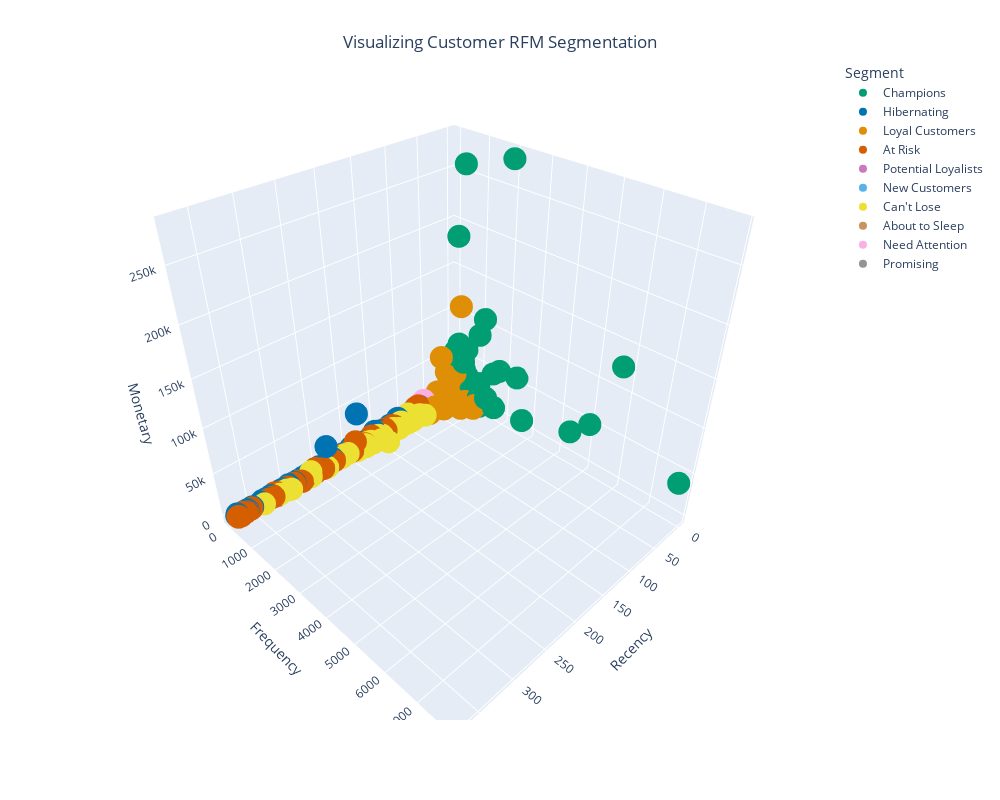

Notebook code for this chart:
### Code cell
fig = px.scatter_3d(rfm_df, 
                    x='Recency',
                    y='Frequency', 
                    z='Monetary', 
                    color='Segment', 
                    color_discrete_map=segment_color_mapping)

# change the size of the figure
fig.update_layout(
    autosize=True,
    width=1000,
    height=800,
    # margin=dict(l=0, r=0, b=0, t=0),
)

# change the title of the figure
fig.update_layout(
    title={
        'text': 'Visualizing Customer RFM Segmentation',
        'y':0.955,
        'x':0.5,
        'xanchor': 'center',
        'yanchor': 'top'
        }
        )

fig.show()

# Export the plot
fig.write_html("../reports/plots/rfm_segmentation_3d.html")

# save the plot in png format
fig.write_image("../reports/plots/rfm_segmentation_3d.png")

### Figure 1 — Plotly figure (JSON) as saved in the notebook; plotly's stock layout.template omitted (floating-point values rounded to 4 significant figures; data arrays with more than 128 entries replaced by an {"elided": "..."} marker saying what was removed)
{"data": [{"hovertemplate": "Segment=Champions<br>Recency=%{x}<br>Frequency=%{y}<br>Monetary=%{z}<extra></extra>", "legendgroup": "Champions", "marker": {"color": "#029e73", "symbol": "circle"}, "mode": "markers", "name": "Champions", "scene": "scene", "showlegend": true, "type": "scatter3d", "x": {"elided": "614 int values"}, "y": {"elided": "614 int values"}, "z": {"elided": "614 float values"}}, {"hovertemplate": "Segment=Hibernating<br>Recency=%{x}<br>Frequency=%{y}<br>Monetary=%{z}<extra></extra>", "legendgroup": "Hibernating", "marker": {"color": "#0173b2", "symbol": "circle"}, "mode": "markers", "name": "Hibernating", "scene": "scene", "showlegend": true, "type": "scatter3d", "x": {"elided": "1071 int values"}, "y": {"elided": "1071 int values"}, "z": {"elided": "1071 float values"}}, {"hovertemplate": "Segment=Loyal Customers<br>Recency=%{x}<br>Frequency=%{y}<br>Monetary=%{z}<extra></extra>", "legendgroup": "Loyal Customers", "marker": {"color": "#de8f05", "symbol": "circle"}, "mode": "markers", "name": "Loyal Customers", "scene": "scene", "showlegend": true, "type": "scatter3d", "x": {"elided": "809 int values"}, "y": {"elided": "809 int values"}, "z": {"elided": "809 float values"}}, {"hovertemplate": "Segment=At Risk<br>Recency=%{x}<br>Frequency=%{y}<br>Monetary=%{z}<extra></extra>", "legendgroup": "At Risk", "marker": {"color": "#d55e00", "symbol": "circle"}, "mode": "markers", "name": "At Risk", "scene": "scene", "showlegend": true, "type": "scatter3d", "x": {"elided": "564 int values"}, "y": {"elided": "564 int values"}, "z": {"elided": "564 float values"}}, {"hovertemplate": "Segment=Potential Loyalists<br>Recency=%{x}<br>Frequency=%{y}<br>Monetary=%{z}<extra></extra>", "legendgroup": "Potential Loyalists", "marker": {"color": "#cc78bc", "symbol": "circle"}, "mode": "markers", "name": "Potential Loyalists", "scene": "scene", "showlegend": true, "type": "scatter3d", "x": {"elided": "509 int values"}, "y": {"elided": "509 int values"}, "z": {"elided": "509 float values"}}, {"hovertemplate": "Segment=New Customers<br>Recency=%{x}<br>Frequency=%{y}<br>Monetary=%{z}<extra></extra>", "legendgroup": "New Customers", "marker": {"color": "#56b4e9", "symbol": "circle"}, "mode": "markers", "name": "New Customers", "scene": "scene", "showlegend": true, "type": "scatter3d", "x": [4, 3, 7, 11, 2, 10, 9, 9, 7, 10, 4, 10, 11, 3, 1, 1, 1, 4, 8, 5, 9, 11, 1, 1, 10, 10, 8, 10, 8, 8, 7, 8, 2, 10, 10, 5, 10, 9, 3, 2, 0, 4, 3, 4, 3, 8, 10, 5, 7, 8, 1, 10, 9, 11, 7, 4, 9, 7, 2, 7], "y": [10, 11, 3, 12, 14, 8, 13, 10, 1, 2, 6, 4, 1, 14, 2, 11, 12, 7, 10, 9, 14, 13, 4, 12, 7, 3, 12, 5, 10, 12, 4, 9, 1, 9, 3, 10, 14, 13, 3, 9, 4, 11, 5, 7, 9, 5, 9, 7, 12, 10, 9, 5, 10, 6, 2, 10, 3, 1, 3, 13], "z": [150.9, 144.1, 104, 227.1, 249.7, 6977.0, 1463.0, 160.2, 204, 344, 220.1, 712.8, 99.6, 390.7, 360, 252.5, 196.9, 89.94, 156.2, 163.6, 202.1, 279.1, 270.6, 227.4, 214.0, 77.4, 353.3, 99.45, 463.1, 168.6, 52.2, 310.0, 3861, 420.3, 336.4, 635.7, 246.3, 949.0, 41.99, 12390.0, 2.9, 400.9, 124.2, 90.04, 179.0, 80.8, 144.9, 126.1, 1133.0, 897.4, 216.3, 137, 168.2, 834.5, 77.5, 220.7, 170.2, 104, 204, 176.6]}, {"hovertemplate": "Segment=Can't Lose<br>Recency=%{x}<br>Frequency=%{y}<br>Monetary=%{z}<extra></extra>", "legendgroup": "Can't Lose", "marker": {"color": "#ece133", "symbol": "circle"}, "mode": "markers", "name": "Can't Lose", "scene": "scene", "showlegend": true, "type": "scatter3d", "x": [129, 315, 95, 79, 113, 134, 267, 89, 84, 82, 73, 108, 123, 72, 79, 211, 154, 267, 88, 148, 103, 95, 179, 241, 78, 108, 72, 147, 217, 169, 338, 95, 177, 156, 166, 88, 73, 81, 306, 73, 88, 100, 107, 82, 186, 108, 302, 86, 114, 123, 194, 156, 80, 78, 78, 96, 123, 152, 151, 156, 126, 151, 191, 206, 109, 73, 96, 152, 82, 302, 71, 74, 176, 95, 71, 192, 172], "y": [219, 159, 142, 150, 171, 131, 170, 222, 136, 265, 135, 128, 304, 149, 125, 137, 161, 153, 180, 179, 265, 126, 233, 166, 130, 127, 214, 153, 143, 196, 155, 154, 152, 143, 232, 138, 133, 188, 197, 133, 128, 176, 141, 221, 157, 261, 145, 356, 171, 147, 135, 326, 207, 411, 150, 308, 188, 250, 525, 157, 206, 134, 174, 140, 208, 158, 154, 128, 147, 309, 191, 176, 139, 139, 194, 125, 139], "z": [4009.0, 1946.0, 2996.0, 2295.0, 4874.0, 540.1, 7741.0, 3756.0, 2386.0, 3502.0, 4099.0, 1965.0, 3084.0, 2867.0, 2297.0, 3246.0, 4278.0, 891.8, 2996.0, 2103.0, 1853.0, 2924.0, 1590.0, 1259.0, 2730.0, 2363.0, 1921.0, 1220.0, 2248.0, 3632.0, 1045.0, 3076.0, 675.6, 717.4, 803.5, 2726.0, 1744.0, 3245.0, 3641.0, 1649.0, 1017.0, 10220.0, 534.3, 1302.0, 1037.0, 2266.0, 750.9, 7157.0, 1463.0, 592.7, 1579.0, 2592.0, 2741.0, 4371.0, 835.9, 3186.0, 1551.0, 976.5, 1896.0, 682.3, 2098.0, 2389.0, 697.5, 2745.0, 1117.0, 2193.0, 1204.0, 1818.0, 1252.0, 5303.0, 1119.0, 1520.0, 1124.0, 686.6, 1961.0, 2055.0, 2580.0]}, {"hovertemplate": "Segment=About to Sleep<br>Recency=%{x}<br>Frequency=%{y}<br>Monetary=%{z}<extra></extra>", "legendgroup": "About to Sleep", "marker": {"color": "#ca9161", "symbol": "circle"}, "mode": "markers", "name": "About to Sleep", "scene": "scene", "showlegend": true, "type": "scatter3d", "x": {"elided": "331 int values"}, "y": {"elided": "331 int values"}, "z": {"elided": "331 float values"}}, {"hovertemplate": "Segment=Need Attention<br>Recency=%{x}<br>Frequency=%{y}<br>Monetary=%{z}<extra></extra>", "legendgroup": "Need Attention", "marker": {"color": "#fbafe4", "symbol": "circle"}, "mode": "markers", "name": "Need Attention", "scene": "scene", "showlegend": true, "type": "scatter3d", "x": {"elided": "180 int values"}, "y": {"elided": "180 int values"}, "z": {"elided": "180 float values"}}, {"hovertemplate": "Segment=Promising<br>Recency=%{x}<br>Frequency=%{y}<br>Monetary=%{z}<extra></extra>", "legendgroup": "Promising", "marker": {"color": "#949494", "symbol": "circle"}, "mode": "markers", "name": "Promising", "scene": "scene", "showlegend": true, "type": "scatter3d", "x": [22, 18, 17, 21, 21, 29, 19, 18, 25, 18, 31, 30, 24, 22, 15, 15, 17, 30, 14, 31, 15, 31, 18, 17, 23, 21, 21, 17, 30, 21, 23, 14, 18, 22, 17, 21, 19, 25, 18, 21, 26, 24, 24, 17, 28, 29, 26, 14, 15, 31, 25, 22, 23, 29, 21, 16, 24, 15, 23, 25, 29, 14, 24, 18, 22, 28, 24, 18, 30, 30, 15, 21, 31, 19, 30, 25, 17, 24, 15, 28, 19, 14, 30, 29, 16, 31, 22, 24, 21, 22, 17, 25, 23, 17, 21, 23, 29, 23, 18, 16, 15, 28, 23, 17], "y": [3, 14, 12, 1, 10, 4, 11, 13, 9, 4, 13, 10, 8, 4, 8, 8, 3, 5, 6, 11, 8, 8, 3, 4, 11, 12, 11, 13, 5, 14, 14, 10, 3, 14, 1, 12, 11, 7, 10, 7, 4, 13, 10, 6, 6, 11, 11, 3, 4, 3, 5, 11, 2, 14, 4, 12, 8, 6, 10, 7, 7, 14, 1, 7, 1, 12, 9, 14, 14, 6, 11, 7, 4, 3, 6, 12, 4, 11, 12, 6, 3, 2, 1, 3, 12, 7, 9, 14, 5, 6, 5, 9, 6, 13, 8, 11, 10, 2, 2, 2, 1, 8, 4, 8], "z": [77.4, 60, 179.9, 613.2, 137.3, 73.68, 201, 318.5, 114.1, 97.5, 409.5, 1248.0, 271.4, 91.8, 250.3, 258.4, 75, 125.8, 628.8, 347, 122.6, 180.5, 216.9, 40.95, 223.8, 230.2, 169.6, 320.5, 76.8, 139.5, 80.2, 673.6, 43.2, 490.2, 322.1, 1373.0, 1308.0, 139.6, 186.2, 110.5, 108.0, 179.9, 160.2, 139.5, 197.6, 266.8, 589.7, 100.9, 326.4, 537, 106.6, 1717.0, 408.8, 277.1, 446.9, 231.9, 135.9, 93.78, 171.2, 161.6, 126.1, 1465.0, 440, 186.0, 30, 191.0, 205.2, 297, 168.1, 3166.0, 215.5, 126.2, 777.6, 90.3, 101.7, 213.0, 6749.0, 281.9, 250.2, 1692.0, 107.6, 35.4, 20.8, 1873.0, 185.5, 71, 285.5, 213.8, 293.1, 363.9, 1138, 98.42, 148.9, 161.7, 166.1, 184.4, 106.1, 256.3, 1232.0, 87.53, 49.8, 139.1, 596.1, 95.34]}], "layout": {"autosize": true, "height": 800, "legend": {"title": {"text": "Segment"}, "tracegroupgap": 0}, "margin": {"t": 60}, "scene": {"domain": {"x": [0, 1], "y": [0, 1]}, "xaxis": {"title": {"text": "Recency"}}, "yaxis": {"title": {"text": "Frequency"}}, "zaxis": {"title": {"text": "Monetary"}}}, "title": {"text": "Visualizing Customer RFM Segmentation", "x": 0.5, "xanchor": "center", "y": 0.955, "yanchor": "top"}, "width": 1000}}
